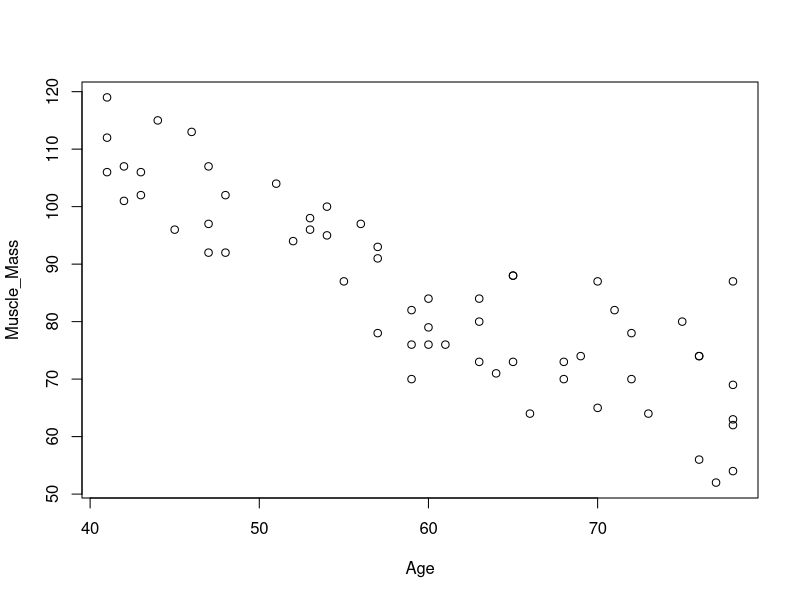
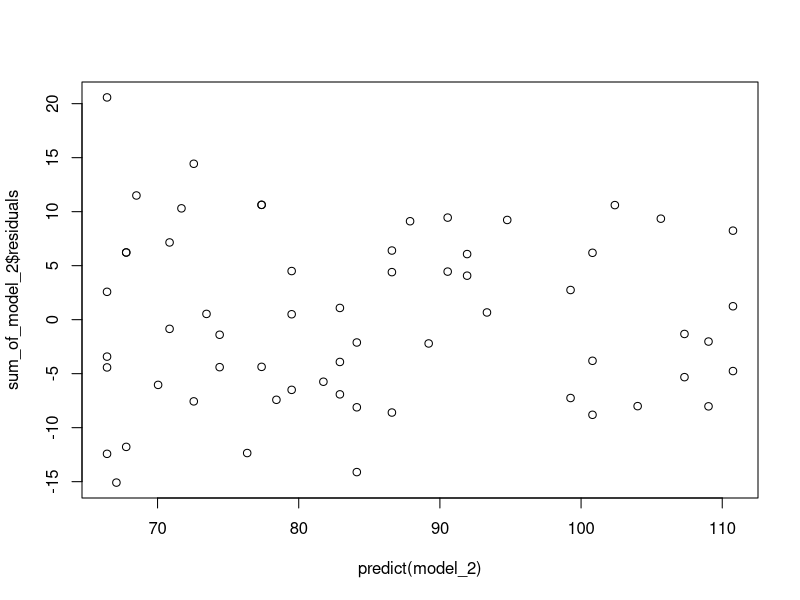
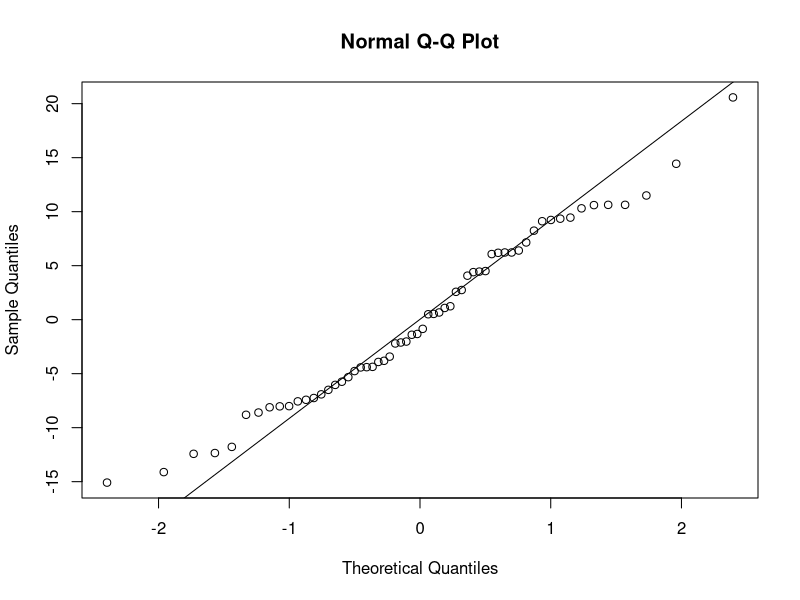
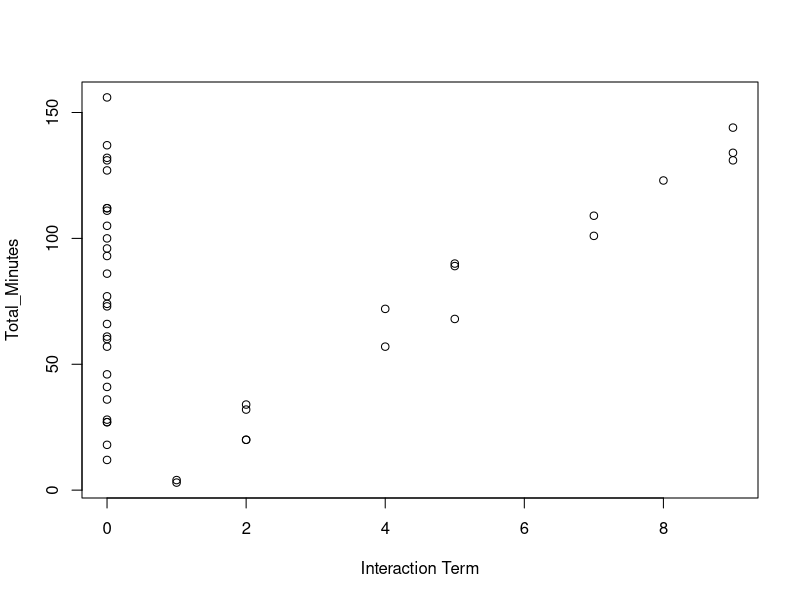
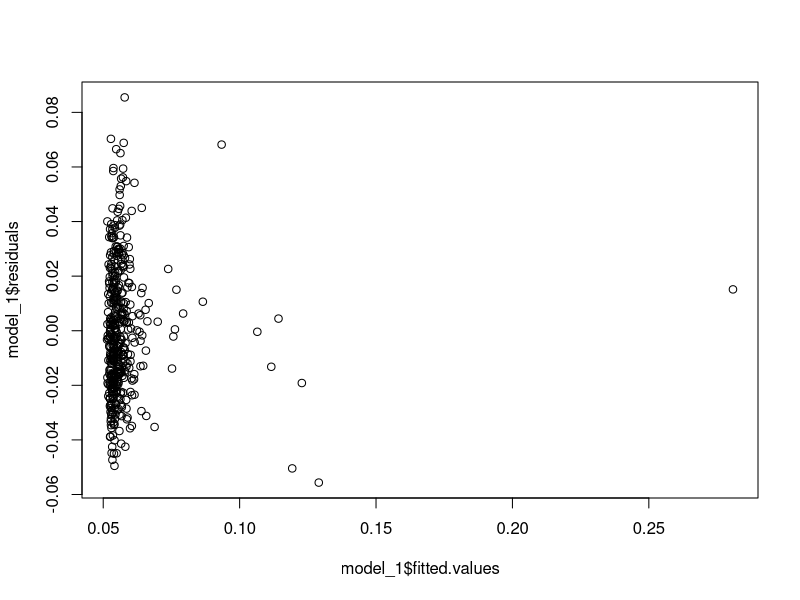

Reproduce these figures in R, in order.
## ---- chunk 1
#Chad Huntebrinker

#Load the library and data in to R
library(readxl)
excel_data <- read_excel("Muscle_Mass_Data.xlsx")
excel_data$Age.c <- excel_data$Age-mean(excel_data$Age)

#Muscle_Mass ~ Age
#Fit the model
#Problem 8.4a
model_1 <- lm(Muscle_Mass~Age,data=excel_data)
sum_of_model_1 <- summary(model_1)
plot(Muscle_Mass~Age,data=excel_data)

model_2 <- lm(Muscle_Mass~Age.c + I(Age.c^2),data=excel_data)
sum_of_model_2 <- summary(model_2)
sum_of_model_2
#The quadratic function seems like a good fit.

#Problem 8.4b
summary(model_2)
qf(0.95, 2, 57)
#H0: B1 = B11 = 0, if F_score <= 3.158843
#Ha: not B1 and B11 = 0, if F_score > 3.158843
#F-statistic: 91.84 on 2 and 57 DF
91.84 > 3.158843
#Prove Ha is true.

#Problem 8.4c
predict(model_2, data.frame(Age.c = 48 - mean(excel_data$Age)),
        interval="confidence", se.fit = TRUE, level = 0.95)

#Problem 8.4d
predict(model_2, data.frame(Age.c = 48 - mean(excel_data$Age)),
        interval="prediction", se.fit = TRUE, level = 0.95)

#Problem 8.4e
sum_of_model_2
qt(0.975, 57)
#t* = 1.776
#H0: B11 = 0 if t* <= 2.002465
#Ha: B11 != 0, if t* > 2.002465
1.776 > qt(0.975, 57)
#We can conclude H0 is true

#Problem 8.4f
#Y = 207.350 − 2.96432X + .0148405X^2

#Problem 8.4g
cor(excel_data$Age, excel_data$Age^2)
cor(excel_data$Age.c, excel_data$Age.c^2)
#Yes, the use of a centered variable is helpful here.

#Problem 8.5a
plot(sum_of_model_2$residuals~predict(model_2))

qqnorm(residuals(model_2))
qqline(residuals(model_2))
#Both of these plots seem pretty standard and no need for concern.

#Problem 8.5b
#H0: E{Y} = B0 + B1x + B11x^2, F_score ≤ 1.875188
#HA: E{Y} != B0 + B1x + B11x^2, F_score > 1.875188
reduced_model <- lm(Muscle_Mass~Age.c, data = excel_data)
model_2_residuals <- residuals(model_2)
reduced_model_residuals <- residuals(reduced_model)

#Calculate MSLF
SST <- sum((excel_data$Muscle_Mass - mean(excel_data$Muscle_Mass))^2)

SSR_reduced <- sum((predict(reduced_model) - mean(excel_data$Muscle_Mass))^2)

SSLOF <- SST - SSR_reduced

dfLOF <- length(excel_data$Muscle_Mass) - length(coef(reduced_model)) - 1

MSLF <- SSLOF / dfLOF

#Calculate MSPE

MSPE <- mean((excel_data$Muscle_Mass - predict(model_2))^2)

F_score <- MSLF / MSPE

F_score > qf(0.95, 29, 28)
#Conclude H0

#Problem 8.5c
model_3 <- lm(Muscle_Mass~Age.c + I(Age.c^2) + I(Age.c^3), data = excel_data)
summary(model_3)
#Y = = 82.9273 − 1.26789x + .01504x2 + .000337x3
#t_score = 0.361
#H0: B111 = 0, t_score <= 2.003241
#Ha: B111 != 0, t_score > 2.003241
qt(0.975, 56)
0.361 <= qt(0.975, 56)
#Thus, we can conclude H0.
## ---- chunk 2
#Chad Huntebrinker

#Load the library and data in to R
library(readxl)
excel_data <- read_excel("Copier_Maintenance_Data.xlsx")

#Problem 8.15a & b
model_1 <- lm(Total_Minutes~Number_Of_Copiers + Type_Of_Copier,data=excel_data)
summary(model_1)

#B0 is the intercept
#B1 is one of the slopes, specifically related with the number of copiers
#B2 is the other slopes, specifically related to the copier size.
#Y = -0.9225 + 15.0461X1 + 0.7587X2

#Problem 8.15c
mean(excel_data$Number_Of_Copiers)
predict(model_1, data.frame(Number_Of_Copiers = 5.111111, Type_Of_Copier = 0),
        interval="confidence", se.fit = TRUE, level = 0.95)
predict(model_1, data.frame(Number_Of_Copiers = 5.111111, Type_Of_Copier = 1),
        interval="confidence", se.fit = TRUE, level = 0.95)

#Problem 8.15d
#We would be interested in X1 because the service time is still impacted by the
#number of copiers even if we are interested in the effect of the type of copier (2 smaller
#copiers might have a similiar amount of service time as 1 larger one, for example).

#Problem 8.15e
temp_values <- excel_data$Number_Of_Copiers * excel_data$Type_Of_Copier
plot(Total_Minutes~temp_values, xlab = "Interaction Term", data = excel_data)
#Yes, there seems to be a pattern so a interaction term would be helpful.

#Problem 8.19a
model_2 <- lm(Total_Minutes~Number_Of_Copiers + Type_Of_Copier +
                Number_Of_Copiers*Type_Of_Copier, data = excel_data)
summary(model_2)
#Y = 2.8131 + 14.3394X1 - 8.1412X2 + 1.7774X1X2

#Problem 8.19b
#H0: B3 = 0, t_value <= qt(0.95, 41)
#HA: B3 != 0, t_value > qt(0.95, 41)
summary(model_2)
#t_value = 1.824
#p_value = 0.0755

qt(0.95, 41)

#Test H0
1.824 <= qt(0.95, 41)
#Reject H0, B3 != 0, keep it in the model.
## ---- chunk 3
#Chad Huntebrinker

#Load the library and data in to R
library(readxl)
excel_data <- read_excel("CDI_Data.xlsx")

#Problem 8.37
excel_data$Pop_Density <- excel_data$Total_Pop / excel_data$Land_Area
Crime_Rate <- excel_data$Serious_Crimes / excel_data$Total_Pop
Pop_Density.c <- excel_data$Pop_Density - mean(excel_data$Pop_Density)
Unemployment.c <- excel_data$Unemployment - mean(excel_data$Unemployment)

model_1 <- lm(Crime_Rate~Pop_Density.c + Unemployment.c + I(Pop_Density.c^2) +
                I(Unemployment.c^2) + Pop_Density.c*Unemployment.c)
sum_of_model_1 <- summary(model_1)

plot(model_1$residuals~model_1$fitted.values)

sum_of_model_1
#Multiple R-squared:  0.2485,	Adjusted R-squared:  0.2398
#The second-order model appears to fit the data pretty well, although there are some outliers
#in the regression function

#Problem 8.37b
#H0: p_value > 0.01, drop the quadratic and interaction terms
#Ha: p_value < 0.01, keep the quadratic and interaction terms
reduced_model <- lm(Crime_Rate~Pop_Density.c + Unemployment.c)
anova(reduced_model, model_1)
#p_value = 0.02278 > 0.01
0.02278 > 0.01
#H0 is true, so drop those terms

#Problem 8.37c
#Problem doesn't specify whether these variables need to be centered or not.
#So, I will do both.
model_2 <- lm(Crime_Rate~Total_Pop + Land_Area + Unemployment + I(Total_Pop^2),
              data = excel_data)
summary(model_2)
#Multiple R-squared:  0.1444,	Adjusted R-squared:  0.1365

Total_Pop.c <- excel_data$Total_Pop - mean(excel_data$Total_Pop)
Land_Area.c <- excel_data$Land_Area - mean(excel_data$Land_Area)

model_3 <- lm(Crime_Rate~Total_Pop.c + Land_Area.c + Unemployment.c + I(Total_Pop.c^2))
summary(model_3)
#Multiple R-squared:  0.1444,	Adjusted R-squared:  0.1365

#While the coefficients are different, they both are on the lower end of the spectrum.
